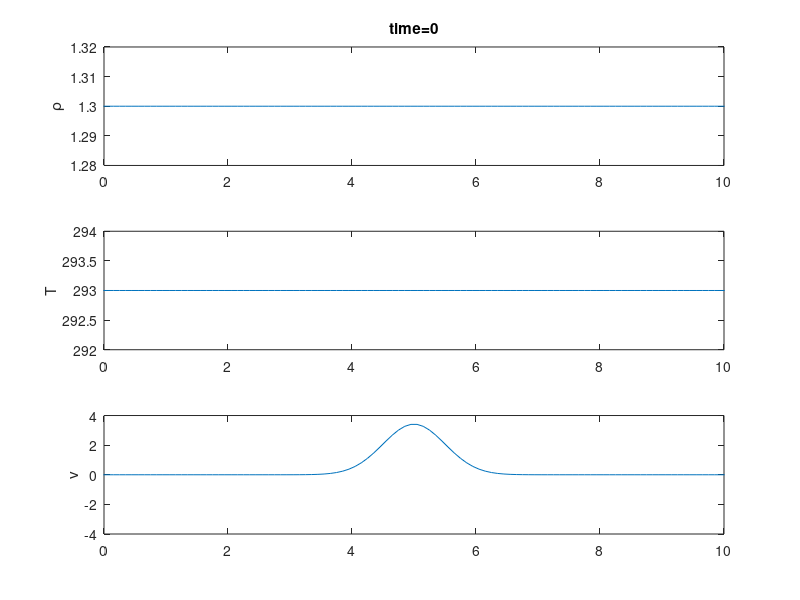

MATLAB code to generate this figure: (Note: this script raises an error after producing the figure.)
% Gas Dynamics in a closed tube, Physics 430
clear;close all;

global gamma kB mu M F A B h tau N;

% Physical Constants
gamma = 1.4;     % Adiabatic Exponent
kappa = 0.024;   % Thermal conductivity
kB = 1.38e-23;   % Boltzman Constant
mu = 1.82e-5;    % Coefficient of viscosity
M = 29*1.67e-27; % Mass of air molecule (Average)
F = (gamma-1)*M*kappa/kB;   % a useful constant

% System Parameters
L=10.0;          % Length of tube
T0 = 293;        % Ambient temperature
rho0 = 1.3;      % static density (sea level)

% speed of sound
c=sqrt(gamma * kB * T0 /M);

% cell-center grid with ghost points
N=100;
h=L/N;
x=-.5*h:h:L+.5*h;
x=x'; % turn x into a column vector

% initial distributions
rho = rho0 * ones(N+2,1);
T = T0 * ones(N+2,1);
v = exp(-200*(x/L-0.5).^2) * c/100;

% taulim=...;
% fprintf(' Courant limit on time step: %g \n',taulim);
tau=1e-4;     %input(' Enter the time step - ')
tfinal = 0.1; %input(' Enter the run time - ')
nsteps = tfinal/tau;

skip = 5;  %input(' Steps to skip between plots - ')

A=zeros(N+2,N+2);
B=A;

for n=1:nsteps

    time = (n-1) * tau;

    % Plot the current values before stepping
    if mod((n-1),skip)==0
        subplot(3,1,1)
        plot(x,rho);
        ylabel('\rho');
        axis([0 L 1.28 1.32])
        title(['time=' num2str(time)])
        subplot(3,1,2)
        plot(x,T);
        ylabel('T')
        axis([0 L 292 294])
        subplot(3,1,3)
        plot(x,v);
        ylabel('v');
        axis([0 L -4 4])
        pause(0.1)
    end

% 1. Predictor step for rho
    rhop = Srho(rho,v,v);

% 2. Predictor step for T
    Tp = ST(T,v,v,rho,rhop);

% 3. Predictor step for v
    vp = Sv(v,v,v,rho,rhop,T,Tp);

% 4. Corrector step for rho
    rhop = Srho(rho,v,vp);

% 5. Corrector step for T
    Tp = ST(T,v,vp,rho,rhop);

% 6. Corrector step for v
    v = Sv(v,v,vp,rho,rhop,T,Tp);

    % Now put rho and T at the same time-level as v
    rho = rhop;
    T = Tp;
end
